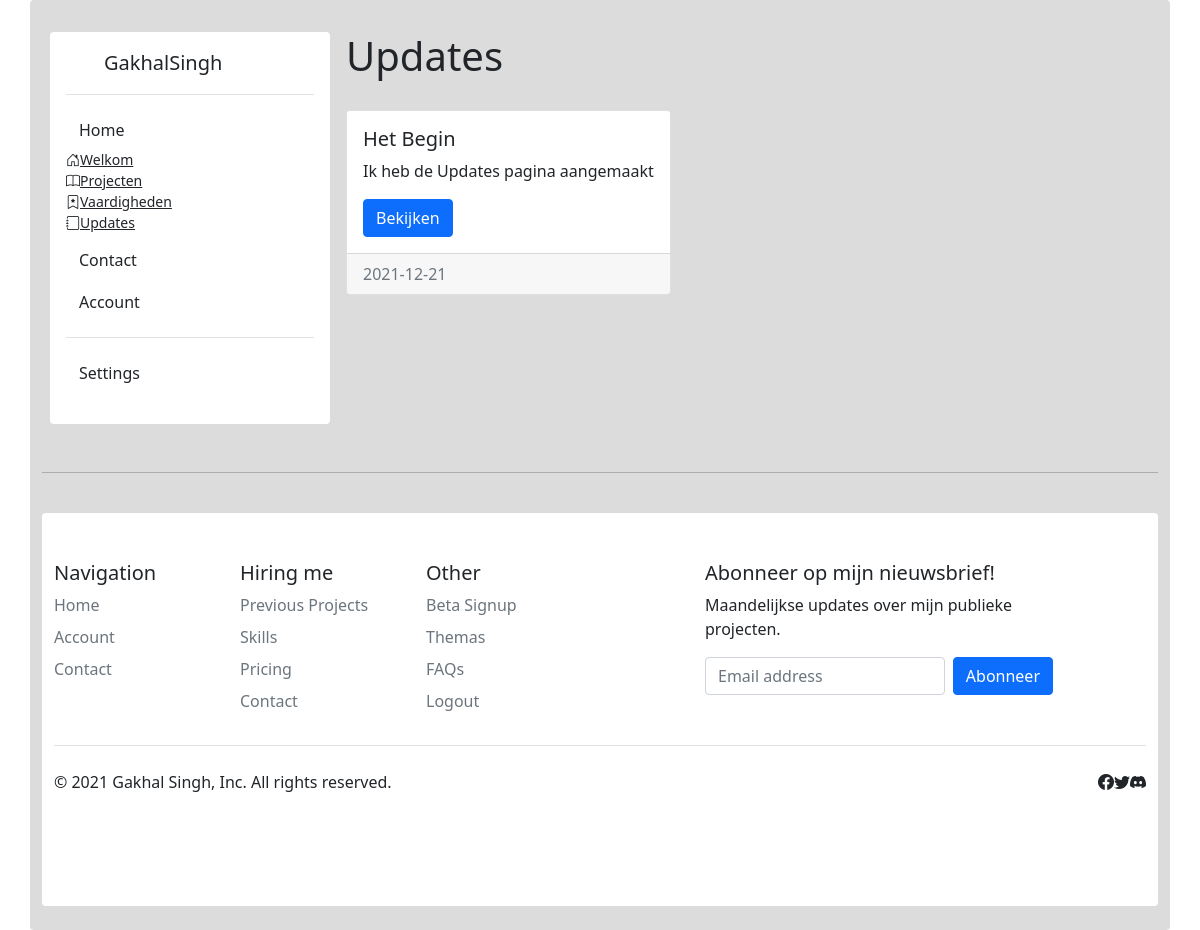
The app's page /updates with its own data.
### tables this page shows
CREATE TABLE `updates` (
  `id` int(11) NOT NULL,
  `title` varchar(64) NOT NULL,
  `message` varchar(256) NOT NULL,
  `link` varchar(1280) NOT NULL,
  `date` date NOT NULL
);

### Modules/Main.php (called while the page is built, shortened)
<?php
function getUpdates()
{
    global $pdo;
    $query = $pdo->prepare("SELECT * FROM updates");
    $query->execute();
    $result = $query->fetchAll(PDO::FETCH_CLASS,"Update");
    return $result;
}

### Templates/updates.php (the view)
<!DOCTYPE html>
<html lang="nl">
<?php
include_once('defaults/head.php');
?>
<body>
    <div class="container rounded " style="background:Gainsboro">
        <div class="d-flex">
            <div class="mr-auto p-2">
                <?php
                    include_once('defaults/sidebar.php');
                ?>
            </div>
            <div class="p-2">
                <br>
                <h1>Updates</h1>
                <div class="card-deck" style = "position:relative; top:5%;">
                    <?php foreach ($updates as $update) : ?>
                        <div class="card text-stretch">
                            <div class="card-body">
                                <h5 class="card-title"><?= $update->title; ?></h5>
                                <p class="card-text"><?= $update->message; ?></p>
                                <a href="<?= $update->link; ?>" class="btn btn-primary">Bekijken</a>
                            </div>
                            <div class="card-footer text-muted">
                                <?= $update->date; ?>
                            </div>
                        </div>
                    <?php endforeach; ?>
                </div>
            </div>
        </div>
        <?php
            include_once('defaults/footer.php');
        ?>
    </div>
</body>
</html>

### records on screen
updates: title "Het Begin", message "Ik heb de Updates pagina aangemaakt", date "2021-12-21"
